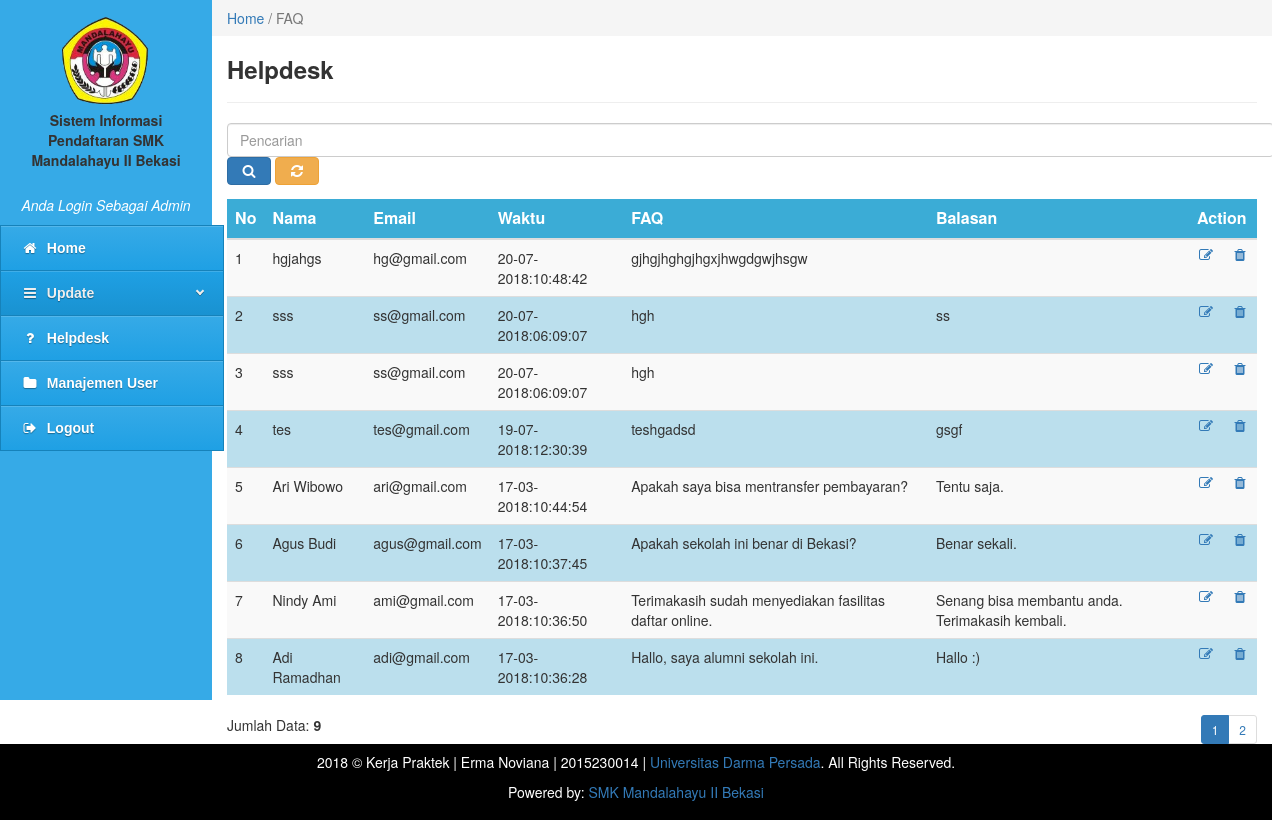
/admin/admin.php?content=faq&&hal=1 (signed in), run on the app's committed database.
### tables this page shows
CREATE TABLE `tbl_faq` (
  `id_faq` int(10) NOT NULL,
  `nama` varchar(30) NOT NULL,
  `email` varchar(50) NOT NULL,
  `comment` varchar(500) NOT NULL,
  `balasan` varchar(500) NOT NULL,
  `tanggal` varchar(20) NOT NULL
);

### admin/faq.php (the view, shortened to what this page needs)
<div class="col-md-10" style="padding:0px">
  <ol class="breadcrumb" style="margin:0;border-radius:0;">
    <li class="active"><a href="admin.php?content=home-admin">Home</a> / FAQ</li>
  </ol>
</div>
<div class="col-md-10" style="min-height:500px">
  <h3><b>Helpdesk</b></h3>
  <hr>
   <form class="form-inline" action="" method="POST">
    <div class="form-group">
      <input size="134px" type="text" name="pencarian" class="form-control" placeholder="Pencarian">
      <button type="submit" class="btn btn-primary"><i class="fa fa-search fa-fw"></i></button>
      <a href="admin.php?content=faq"><button type="button" class="btn btn-warning"><i class="fa fa-refresh fa-fw"></i></button></a>
    </div>
  </form>
    <form class="form-horizontal" method="POST">
      <table class="table table-striped">
        <thead>
          <tr>
            <th>No</th>
            <th>Nama</th>
            <th>Email</th>
            <th>Waktu</th>
            <th>FAQ</th>
            <th>Balasan</th>
            <th colspan="2">Action</th>
          </tr>
        </thead>
        <tbody>
          <?php
            include '../config/koneksi.php';
                       $batas  = 8;
                       $hal    = @$_GET['hal'];
                       if (empty($hal)) {
                         $posisi = 0;
                         $hal    = 1;
                       } else {
                         $posisi = ($hal - 1) * $batas;
                       }
                       if($_SERVER['REQUEST_METHOD'] == "POST") {
                         $pencarian = trim(mysqli_real_escape_string($konek, $_POST['pencarian']));
                         if ($pencarian != '') {
                           $sql = "SELECT * FROM tbl_faq WHERE nama LIKE '%$pencarian%' OR tanggal LIKE '%$pencarian%' ORDER BY tanggal DESC";
                           $query = $sql;
                           $queryJml = $sql;
                         } else {
                           $query = "SELECT * FROM tbl_faq ORDER BY tanggal DESC LIMIT $posisi, $batas ";
                           $queryJml = "SELECT * FROM tbl_faq ORDER BY tanggal DESC";
                           $no = $posisi + 1;
                         }
                       } else {
                         $query = "SELECT * FROM tbl_faq ORDER BY tanggal DESC LIMIT $posisi, $batas ";
                         $queryJml = "SELECT * FROM tbl_faq ORDER BY tanggal DESC";
                       }
            $querydata = mysqli_query($konek, $query)or die(mysqli_error());
                    if(mysqli_num_rows($querydata) == 0){
                      echo '<tr><td colspan="7" align="center"><i>Belum ada pertanyaan / komentar!<i></td></tr>';
                    }
                      else
                    {
                      $no = 1;
                      while($data = mysqli_fetch_array($querydata)){
                        echo '<tr>';
                        echo '<td>'.$no.'</td>';
                        echo '<td>'.$data['nama'].'</td>';
                        echo '<td>'.$data['email'].'</td>';
                        echo '<td>'.$data['tanggal'].'</td>';
                        echo '<td>'.$data['comment'].'</td>';
                        echo '<td>'.$data['balasan'].'</td>';
                        echo '<td  width="20"><a data-toggle="tooltip" data-placement="left" title="Edit" href=admin.php?content=edit-faq&&id_faq='.$data['id_faq'].'><i class="fa fa-edit fa-fw"></i></a></td>';
                        echo '<td  width="20"><a data-toggle="tooltip" data-placement="left" title="Delete" href=../config/delete-faq.php?id_faq='.$data['id_faq'].'><i class="fa fa-trash fa-fw"></i></a></td>';
                        echo '</tr>';
                        $no++;
                      }
                    }
                ?>
        </tbody>
      </table>
    </form>
    <?php
     if($_SERVER['REQUEST_METHOD'] == "POST") {
            $pencarian = trim(mysqli_real_escape_string($konek, $_POST['pencarian']));
        echo "<div style=\"float:left;\">";
        $jml = mysqli_num_rows(mysqli_query($konek, $queryJml));
        echo "Data Hasil Pencarian: <b>$jml</b>";
        echo "</div>";
      } else { ?>
        <div style="float:left;">
          <?php
          $jml = mysqli_num_rows(mysqli_query($konek, $queryJml));
          echo "Jumlah Data: <b>$jml</b>";
          ?>
        </div>
        <div style="float:right;">
          <ul class="pagination pagination-sm" style="margin: 0">
            <?php
            $jml_hal = ceil($jml / $batas);
            for ($i=1; $i <= $jml_hal; $i++) {
              if ($i != $hal) {
                echo "<li><a href=\"admin.php?content=faq&&hal=$i\">$i</a></li>";
              } else {
                echo "<li class=\"active\"><a>$i</a></li>";
              }
            }
          }
            ?>
          </ul>
        </div>
  </div>

### admin/faq.php (style rules this page uses)
table { border-collapse: collapse; width: 100%; }
th, td { text-align: left; padding: 8px; }
tr:nth-child(even) { background-color: #bbdfed; }
th { background-color: #3bacd6; color: white; }
td { font-size: 14px; }

### data on the page
tbl_faq: nama "hgjahgs", email "hg@gmail.com", tanggal "20-07-2018:10:48:42", comment "gjhgjhghgjhgxjhwgdgwjhsgw"
tbl_faq: nama "sss", email "ss@gmail.com", tanggal "20-07-2018:06:09:07", comment "hgh", balasan "ss"
tbl_faq: nama "sss", email "ss@gmail.com", tanggal "20-07-2018:06:09:07", comment "hgh"
tbl_faq: nama "tes", email "tes@gmail.com", tanggal "19-07-2018:12:30:39", comment "teshgadsd", balasan "gsgf"
tbl_faq: nama "Ari Wibowo", email "ari@gmail.com", tanggal "17-03-2018:10:44:54", comment "Apakah saya bisa mentransfer pembayaran?", balasan "Tentu saja."
tbl_faq: nama "Agus Budi", email "agus@gmail.com", tanggal "17-03-2018:10:37:45", comment "Apakah sekolah ini benar di Bekasi?", balasan "Benar sekali."
tbl_faq: nama "Nindy Ami", email "ami@gmail.com", tanggal "17-03-2018:10:36:50", comment "Terimakasih sudah menyediakan fasilitas daftar online.", balasan "Senang bisa membantu anda. Terimakasih kembali."
tbl_faq: nama "Adi Ramadhan", email "adi@gmail.com", tanggal "17-03-2018:10:36:28", comment "Hallo, saya alumni sekolah ini.", balasan "Hallo :)"

### other printed values
$jml "9"
